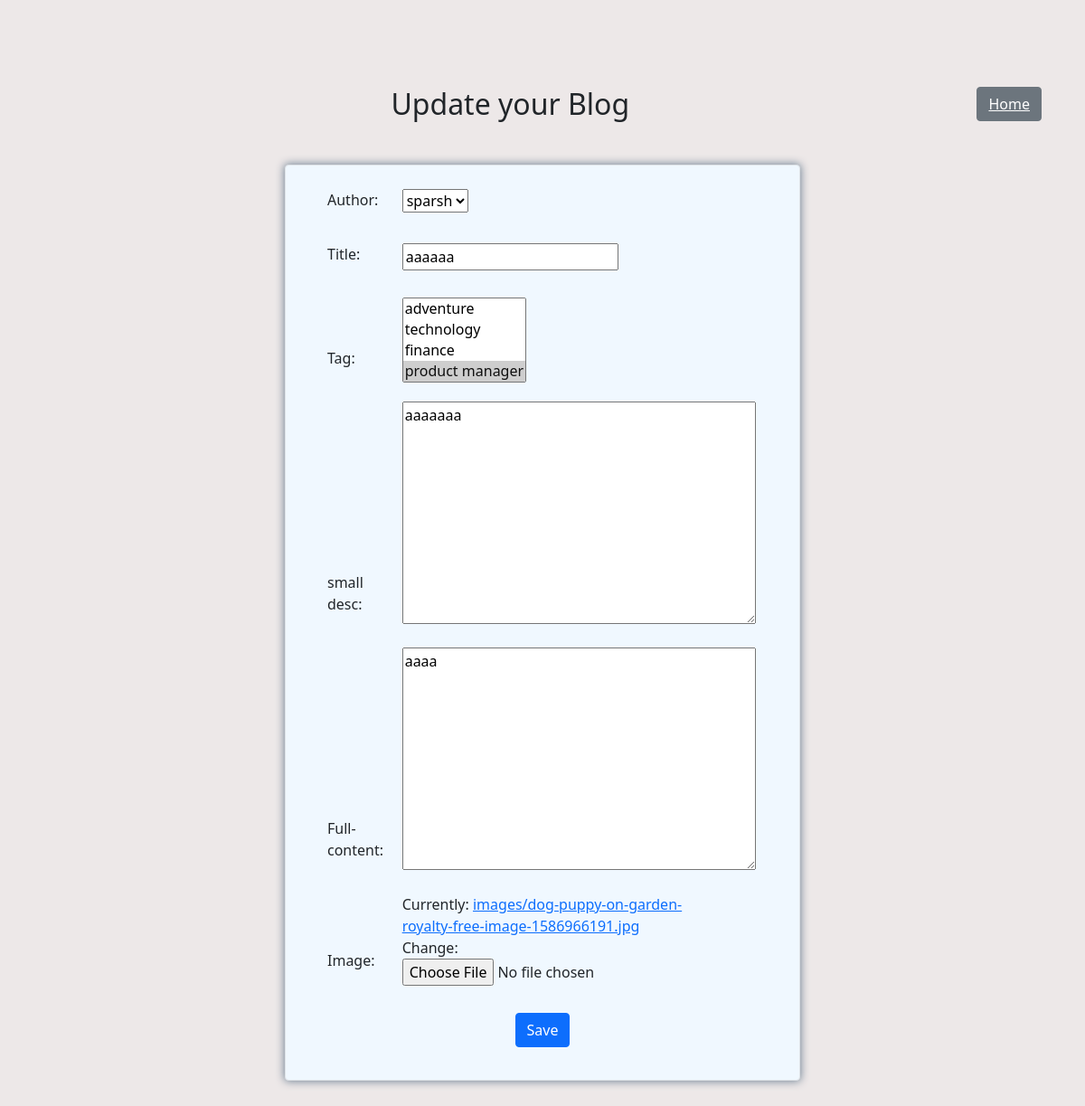
Before: /blog/update/23 with the older database file.
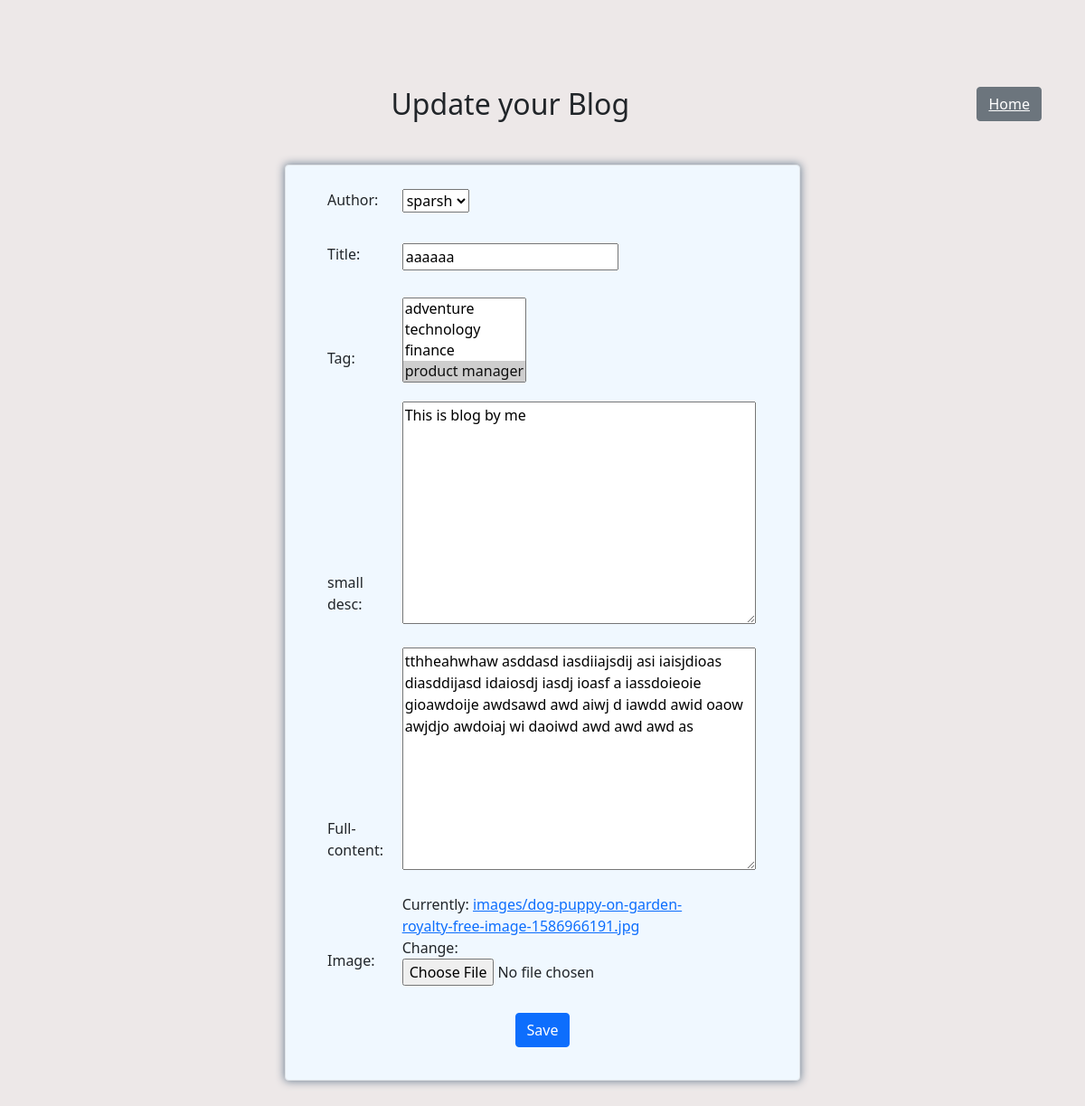
After: the same page with the newer database file.
### main/models.py (models this page shows, shortened)
class Blogs(models.Model):
    author = models.ForeignKey(User, on_delete=models.CASCADE)
    tag = models.ManyToManyField(Tags)
    title = models.CharField(max_length=200)
    small_desc= models.TextField()
    full_content = models.TextField()
    img= models.ImageField(upload_to="images/")

### main/views.py (the view)
# urls.py: path('blog/update/<int:pk>',views.Update, name='Update'),
def Update(request,pk):
    try:
        if request.method == "POST":
            particularBlog = Blogs.objects.get(pk= pk)
            update = BlogForm(request.POST, request.FILES ,instance = particularBlog)
            if update.is_valid():
                update.save()
                return redirect("/blog")
        particularBlog = Blogs.objects.get(pk= pk)
        content = BlogForm(instance=particularBlog)
        info = {'content':content}
        return render(request,"update.html",info)
    except:
        return HttpResponse("Some error occurred while processing your request")

### main/forms.py
class BlogForm(ModelForm):
    class Meta:
        model = Blogs
        fields = '__all__'

### main/models.py (called while the page is built)
    def __str__(self):
        return self.name

    def __str__(self):
        return self.tags

### templates/update.html (shortened to what this page needs)
{% extends "add_new.html" %}
{% block heading %}
        Update your Blog
{% endblock %}
{% block form %}
<form method= "post" enctype = "multipart/form-data" action = "">
    <div class="row">
      <div class="col-2">
        <label for="title" class="form-label"> Author: </label>
      </div>
      <div class="col-8">
        {{content.author}}
      </div>
    </div>
    <div class="row">
      <div class="col-2">
        <label for="title" class="form-label"> Title: </label>
      </div>
      <div class="col-8">
        {{content.title}}
      </div>
    </div>
    <div class="row">
      <div class="col-2">
        <label for="tag" class="form-label"> Tag: </label>
      </div>
      <div class="col-8">
        {{content.tag}}
      </div>
    </div>
    <div class="row">
      <div class="col-2">
        <label for="small-desc" class="form-label"> small desc: </label>
      </div>
      <div class="col-8">
        {{content.small_desc}}
      </div>
    </div>
    <div class="row">
      <div class="col-2">
        <label for="full-content" class="form-label"> Full-content: </label>
      </div>
      <div class="col-8">
        {{content.full_content}}
      </div>
    </div>
      <div class="row">
        <div class="col-2">
          <label for="image" class="form-label">Image: </label>
        </div>
        <div class="col-8">
          {{content.img}}
        </div>
      </div>
      <div class="submit-button">
        <button type="submit" class="btn btn-primary"> Save</button>
      </div>
  </form>
 {% endblock %}

Changed rows visible on the page:
changed Blogs "sparsh": small_desc "aaaaaaa" → "This is blog by me"; full_content "aaaa" → "tthheahwhaw asddasd iasdiiajsdij asi iaisjdioas diasddijasd idaiosdj iasdj ioasf a iassdoieoie gioawdoije awdsawd awd aiwj d iawdd awid oaow awjdjo awdoiaj wi daoiwd awd awd awd as"
